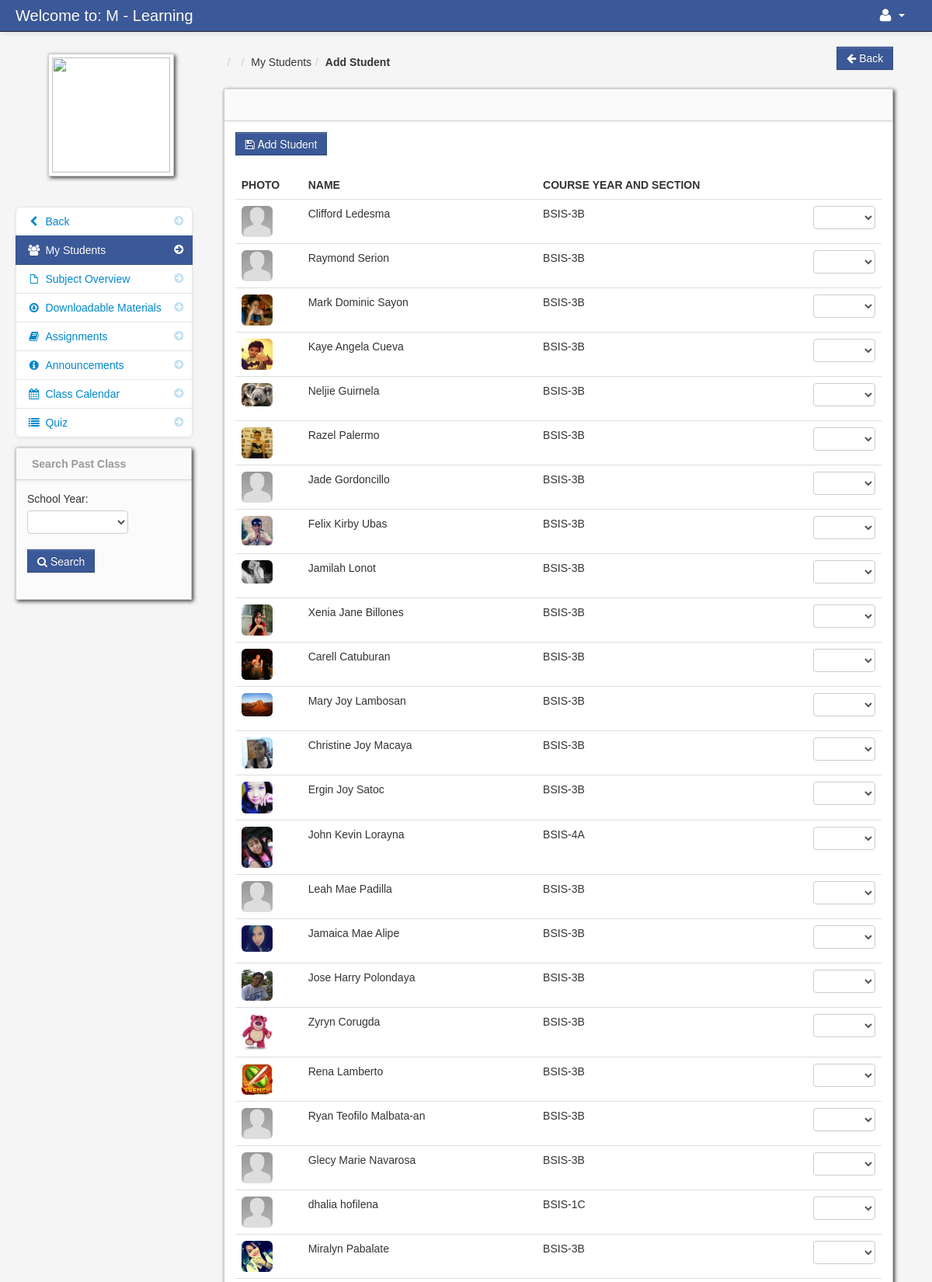
/add_student.php (signed in, upper part), run on the app's committed database.
### tables this page shows
CREATE TABLE `student` (
  `student_id` int(11) NOT NULL,
  `firstname` varchar(100) NOT NULL,
  `lastname` varchar(100) NOT NULL,
  `class_id` int(11) NOT NULL,
  `username` varchar(100) NOT NULL,
  `password` varchar(100) NOT NULL,
  `location` varchar(100) NOT NULL,
  `status` varchar(100) NOT NULL
);

CREATE TABLE `class` (
  `class_id` int(11) NOT NULL,
  `class_name` varchar(100) NOT NULL
);

### add_student.php (the view, shortened to what this page needs)
<?php include('header_dashboard.php'); ?>
<?php $get_id = $_GET['id']; ?>
    <body>
		<?php include('navbar_teacher.php'); ?>
        <div class="container-fluid">
            <div class="row-fluid">
				<?php include('class_sidebar.php'); ?>
                <div class="span9" id="content">
                     <div class="row-fluid">
				<div class="pull-right">
							<a href="my_students.php<?php echo '?id='.$get_id; ?>" class="btn btn-info"><i class="icon-arrow-left"></i> Back</a>
						</div>
										<?php $class_query = mysqli_query($conn,"select * from teacher_class
										LEFT JOIN class ON class.class_id = teacher_class.class_id
										LEFT JOIN subject ON subject.subject_id = teacher_class.subject_id
										where teacher_class_id = '$get_id'")or die(mysqli_error());
										$class_row = mysqli_fetch_array($class_query);
										?>
					     <ul class="breadcrumb">
							<li><a href="#"><?php echo $class_row['class_name']; ?></a> <span class="divider">/</span></li>
							<li><a href="#"><?php echo $class_row['subject_code']; ?></a> <span class="divider">/</span></li>
							<li><a href="#">My Students</a><span class="divider">/</span></li>
							<li><a href="#"><b>Add Student</b></a></li>
						</ul>
                        <div id="block_bg" class="block">
                            <div class="navbar navbar-inner block-header">
                            </div>
                            <div class="block-content collapse in">
                                <div class="span12">
									<form method="post" action="">
										<button name="submit" type="submit" class="btn btn-info"><i class="icon-save"></i>&nbsp;Add Student</button>
												<br>
												<br>
							 <table cellpadding="0" cellspacing="0" border="0" class="table" id="example">
						 <thead>
                                <tr>
                                    <th>Photo</th>
                                    <th>Name</th>
                                    <th>Course Year and Section</th>
                                    <th></th>
                                </tr>
                            </thead>
                            <tbody>
                                         <?php
										$a = 0 ;
										$query = mysqli_query($conn,"select * from student LEFT JOIN class on class.class_id = student.class_id
										") or die(mysqli_error());
										while ($row = mysqli_fetch_array($query)) {
										$a++;
                                        ?>
										<tr>
                                        <td width="70"><img  class="img-rounded" src="admin/<?php echo $row['location']; ?>" height="50" width="40"></td>
                                        <td><?php echo $row['firstname'] . " " . $row['lastname']; ?></td>
										<td><?php echo $row['class_name']; ?></td>
										<td width="80">
										<select name="add_student<?php echo $a; ?>" class="span12">
										<option></option>
										<option>Add</option>
										</select>
										</td>
                                   <?php } ?>
                                </tr>
                            </tbody>
                        </table>
						</form>
                                </div>
                            </div>
                        </div>
                    </div>
                </div>
            </div>
        </div>
		<?php include('script.php'); ?>
    </body>
</html>

### admin/assets/styles.css (style rules this page uses)
body { padding-top: 60px; padding-bottom: 40px; background-color: #f5f5f5; }
#content { margin-left:0px; }
.breadcrumb { margin: 0 0 0px; padding: 10px 0px; background-color: transparent; }
.block { background: url("../images/pixel-60fff.png") repeat scroll 0 0 rgba(0, 0, 0, 0) !important; border: 1px solid #ccc; background: white; margin: 1em 0em; border-top: none; -webkit-box-shadow: 2px 2px 5px rgba(0, 0, 6, 0.75); -moz-box-shadow: 2px 2px 5px rgba(0, 0, 6, 0.75); box-shadow: 2px 2px 5px rgba(0, 0, 6, 0.75); }
.block-content { margin: 1em; min-height: .25em; }
.block-header { margin-bottom: 0px; border-right: none; border-left: none; -webkit-border-radius: 0px; -moz-border-radius: 0px; border-radius: 0px; }

### data on the page
student: location (placeholder picture), firstname "Clifford", lastname "Ledesma", class.class_name "BSIS-3B"
student: location (placeholder picture), firstname "Raymond", lastname "Serion", class.class_name "BSIS-3B"
student: location (picture), firstname "Mark Dominic", lastname "Sayon", class.class_name "BSIS-3B"
student: location (picture), firstname "Kaye Angela", lastname "Cueva", class.class_name "BSIS-3B"
student: location (picture), firstname "Neljie", lastname "Guirnela", class.class_name "BSIS-3B"
student: location (picture), firstname "Razel", lastname "Palermo", class.class_name "BSIS-3B"
student: location (placeholder picture), firstname "Jade", lastname "Gordoncillo", class.class_name "BSIS-3B"
student: location (picture), firstname "Felix Kirby", lastname "Ubas", class.class_name "BSIS-3B"
student: location (picture), firstname "Jamilah", lastname "Lonot", class.class_name "BSIS-3B"
student: location (picture), firstname "Xenia Jane", lastname "Billones", class.class_name "BSIS-3B"
student: location (picture), firstname "Carell", lastname "Catuburan", class.class_name "BSIS-3B"
student: location (picture), firstname "Mary Joy", lastname "Lambosan", class.class_name "BSIS-3B"
student: location (picture), firstname "Christine Joy", lastname "Macaya", class.class_name "BSIS-3B"
student: location (picture), firstname "Ergin Joy", lastname "Satoc", class.class_name "BSIS-3B"
student: location (picture), firstname "John Kevin", lastname "Lorayna", class.class_name "BSIS-4A"
student: location (placeholder picture), firstname "Leah Mae", lastname "Padilla", class.class_name "BSIS-3B"
student: location (picture), firstname "Jamaica Mae", lastname "Alipe", class.class_name "BSIS-3B"
student: location (picture), firstname "Jose Harry", lastname "Polondaya", class.class_name "BSIS-3B"
student: location (picture), firstname "Zyryn", lastname "Corugda", class.class_name "BSIS-3B"
student: location (picture), firstname "Rena", lastname "Lamberto", class.class_name "BSIS-3B"
student: location (placeholder picture), firstname "Ryan Teofilo", lastname "Malbata-an", class.class_name "BSIS-3B"
student: location (placeholder picture), firstname "Glecy Marie", lastname "Navarosa", class.class_name "BSIS-3B"
student: location (placeholder picture), firstname "dhalia", lastname "hofilena", class.class_name "BSIS-1C"
student: location (picture), firstname "Miralyn", lastname "Pabalate", class.class_name "BSIS-3B"
